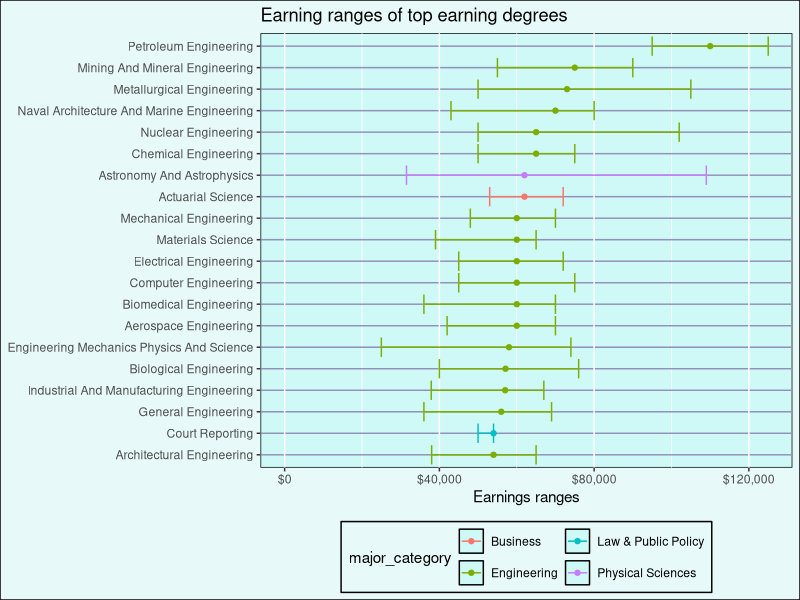
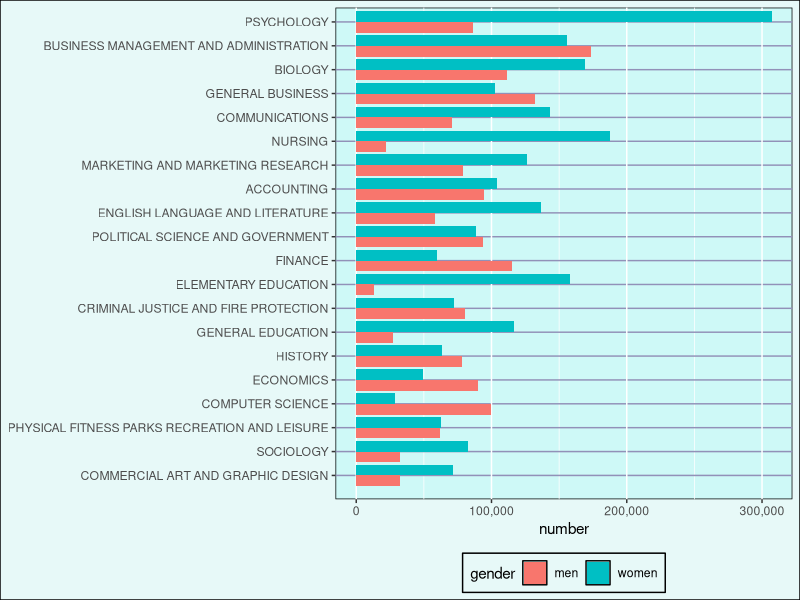
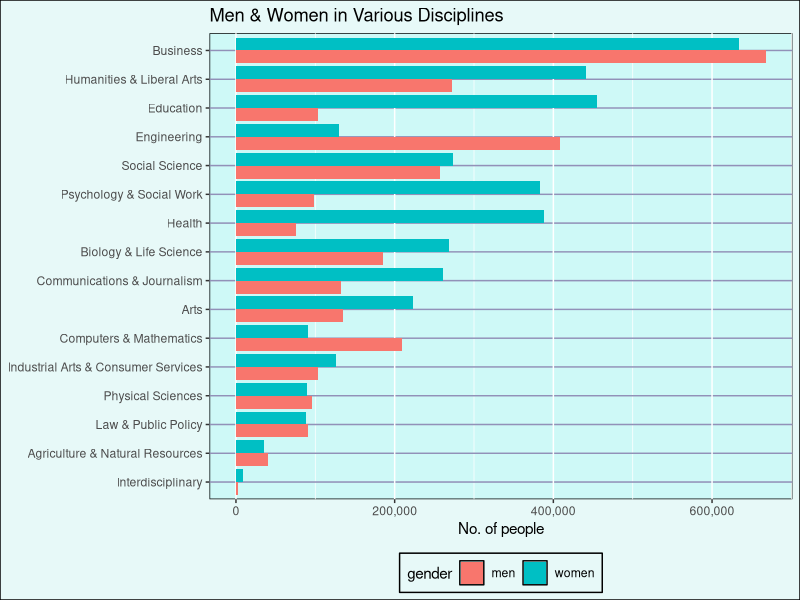

Recreate these plots in R, in order.
## ---- chunk 1
knitr::opts_chunk$set(echo = TRUE,
                      message = F, 
                      out.width = "95%")
## ---- chunk 2

library("tidyverse")
library("scales")

#Loading a custom theme.
theme_set(theme(panel.background = element_rect("#cef9f7"),
                plot.background =  element_rect("#e7f9f8"),
                panel.grid.major.y = element_line("#9291b8"),
                legend.background = element_rect("#e7f9f8"),
                legend.position = "bottom" ))
#Reading in the data set.
graduates <- read_csv("recent_grads.csv")
## ---- chunk 3
graduates %>% 
  arrange(desc(median)) %>% 
  select(major_category, median, major, p25th, p75th) %>% 
  head(20) %>% 
  mutate(major = str_to_title(major), 
         major = fct_reorder(major, median)) %>% 
  ggplot(aes(x = median, y = major, col = major_category)) +
  geom_point() +
  geom_errorbar(aes(xmin = p25th, xmax = p75th)) +
  expand_limits(x = 0) +
  labs(title = "Earning ranges of top earning degrees",
       x = "Earnings ranges", y = NULL) + 
  scale_x_continuous(labels = dollar) +
  guides(color = guide_legend(nrow = 2))
## ---- chunk 4
graduates %>% 
  filter(!is.na(total)) %>% 
  arrange(desc(total)) %>% 
  head(20) %>% 
  mutate(major = fct_reorder(major, total)) %>% 
  pivot_longer(men:women, 
               names_to = "gender", 
               values_to = "number")%>% 
  ggplot(aes(x = major,y = number, fill = gender)) +
  geom_col(position = "dodge") +
  scale_y_continuous(labels = comma) +
  expand_limits(y = 0, x = 0) +
  coord_flip() +
  labs(x = NULL)
  
## ---- chunk 5
graduates %>% 
  filter(!is.na(total)) %>% 
    pivot_longer(cols = c(men, women), 
                           names_to = "gender", 
                           values_to = "number") %>% 
  group_by(major_category, gender) %>% 
  summarize(n = sum(number)) %>% 
  filter(!is.na(n)) %>% 
  ggplot(aes(x = fct_reorder(major_category, n),
             y = n, fill = gender)) +
  geom_col(position = "dodge") +
  coord_flip() +
  theme(panel.background = element_rect("#cef9f7"),
        plot.background =  element_rect("#e7f9f8"),
        panel.grid.major.y = element_line("#9291b8")) +
  scale_y_continuous(labels = comma) +
  #scale_fill_manual(values = c(women = "#E54F5F",men = "#214490")) +
  labs(title = "Men & Women in Various Disciplines",
       x = NULL,
       y = "No. of people")
       
